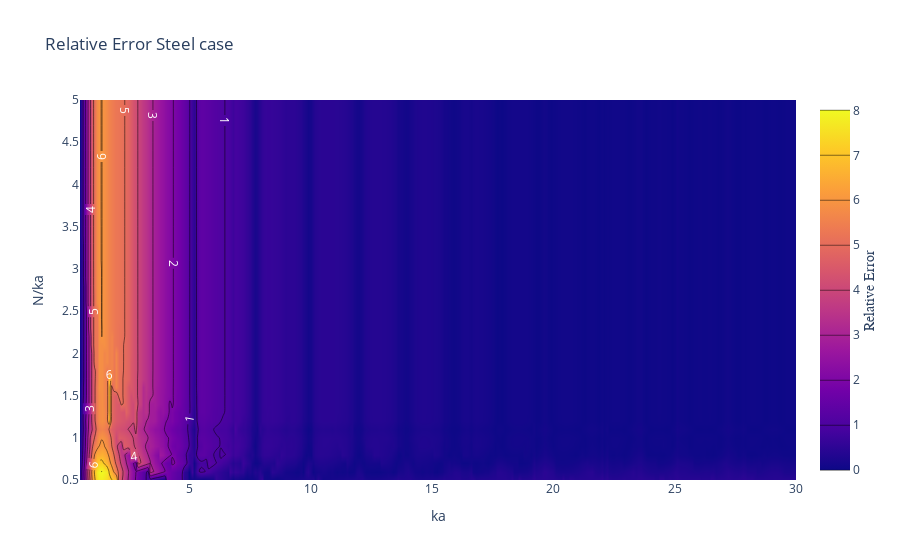

Notebook source saved alongside this figure:
### Code cell
fig = go.Figure(data =
    go.Contour(
        z=np.array(relative_error_steel),
        x=ka_array,
        y=Nka_array,
        contours=dict(
            coloring ='heatmap',
            showlabels = True,
            labelfont = dict(
                size = 12,
                color = 'white',
            )
        ),
    colorbar=dict(
            title='Relative Error',
            titleside='right',
            titlefont=dict(
                size=14,
                family='Arial, sans-serif')
        )))
fig.update_layout(title = 'Relative Error Steel case')
fig.update_xaxes(title = 'ka')
fig.update_yaxes(title = 'N/ka')
fig.show()

### Figure 1 — Plotly figure (JSON) as saved in the notebook; plotly's stock layout.template omitted (floating-point values rounded to 4 significant figures; data arrays with more than 128 entries replaced by an {"elided": "..."} marker saying what was removed)
{"data": [{"colorbar": {"title": {"font": {"family": "Arial, sans-serif", "size": 14}, "side": "right", "text": "Relative Error"}}, "contours": {"coloring": "heatmap", "labelfont": {"color": "white", "size": 12}, "showlabels": true}, "type": "contour", "x": {"elided": "296 float values"}, "y": [0.5, 0.6, 0.7, 0.8, 0.9, 1.0, 1.1, 1.2, 1.3, 1.4, 1.5, 1.6, 1.7, 1.8, 1.9, 2.0, 2.1, 2.2, 2.3, 2.4, 2.5, 2.6, 2.7, 2.8, 2.9, 3.0, 3.1, 3.2, 3.3, 3.4, 3.5, 3.6, 3.7, 3.8, 3.9, 4.0, 4.1, 4.2, 4.3, 4.4, 4.5, 4.6, 4.7, 4.8, 4.9, 5.0], "z": {"elided": "46x296 float values"}}], "layout": {"title": {"text": "Relative Error Steel case"}, "xaxis": {"title": {"text": "ka"}}, "yaxis": {"title": {"text": "N/ka"}}}}
